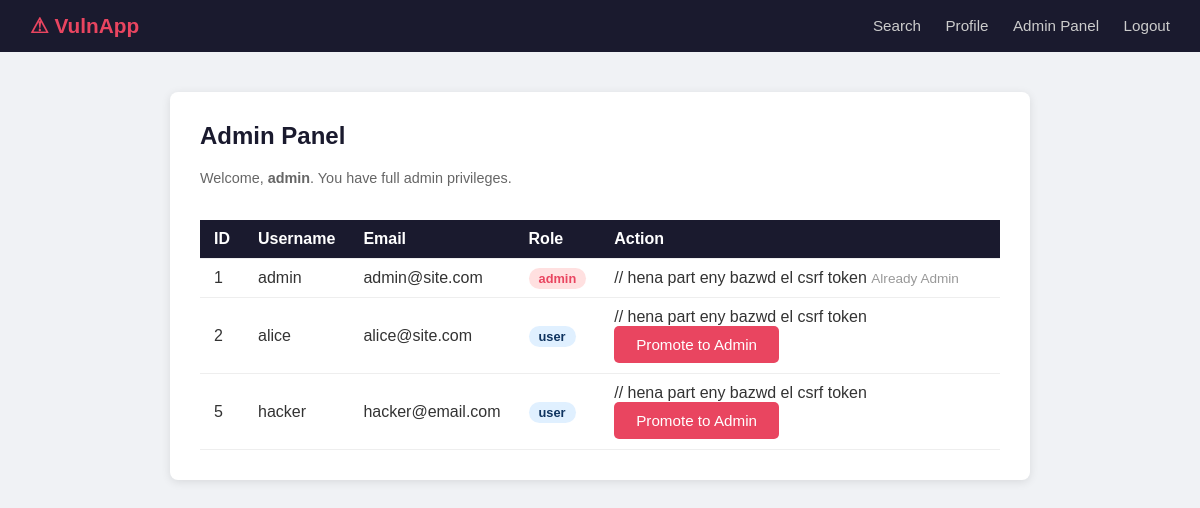
The page /admin (signed in) on the database its author committed.
### tables this page shows
CREATE TABLE users (
            id INTEGER PRIMARY KEY AUTOINCREMENT,
            username TEXT NOT NULL UNIQUE,
            email TEXT NOT NULL UNIQUE,
            password TEXT NOT NULL,
            role TEXT NOT NULL DEFAULT 'user'
        );

### app.py (the view)
@app.route('/admin')
def admin():
    if 'username' not in session or session['role'] != 'admin':
        return redirect(url_for('login'))
    conn = get_db()
    users = conn.execute("SELECT id, username, email, role FROM users").fetchall()
    conn.close()
    return render_template('admin.html',
                           username=session['username'],
                           users=users)

### app.py (called while the page is built)
def get_db():
    conn = sqlite3.connect(DB_PATH)
    conn.row_factory = sqlite3.Row
    return conn

### templates/admin.html (shortened to what this page needs)
{% extends "base.html" %}
{% block content %}
<h2>Admin Panel</h2>
<p>Welcome, <strong>{{ username }}</strong>. You have full admin privileges.</p>
<br>
<table>
    <tr>
        <th>ID</th>
        <th>Username</th>
        <th>Email</th>
        <th>Role</th>
        <th>Action</th>
    </tr>
    {% for user in users %}
    <tr>
        <td>{{ user['id'] }}</td>
        <td>{{ user['username'] }}</td>
        <td>{{ user['email'] }}</td>
        <td>
            <span class="badge {% if user['role'] == 'admin' %}badge-admin{% else %}badge-user{% endif %}">
                {{ user['role'] }}
            </span>
        </td>
        <td>
            // hena part eny bazwd el csrf token
            {% if user['role'] != 'admin' %}
                <form method="POST" action="/promote" style="display:inline;">
                    <button type="submit">Promote to Admin</button>
                </form>
            {% else %}
            <span style="color:#999; font-size:0.85rem;">Already Admin</span>
            {% endif %}
        </td>
    </tr>
    {% endfor %}
</table>
{% endblock %}

### templates/base.html (shortened to what this page needs)
<!DOCTYPE html>
<html lang="en">
<head>
</head>
<body>
{% if session.username %}
<nav>
    <span class="brand">⚠ VulnApp</span>
    <div>
        <a href="/search">Search</a>
        <a href="/profile">Profile</a>
        {% if session.role == 'admin' %}
        <a href="/admin">Admin Panel</a>
        {% endif %}
        <a href="/logout">Logout</a>
    </div>
</nav>
{% endif %}
<div class="container">
    {% block content %}{% endblock %}
</div>
</body>
</html>

### templates/base.html (style rules this page uses)
* { box-sizing: border-box; margin: 0; padding: 0; }
body { font-family: Arial, sans-serif; background: #f0f2f5; color: #333; }
nav { background: #1a1a2e; padding: 14px 30px; display: flex; justify-content: space-between; align-items: center; }
nav .brand { color: #e94560; font-size: 1.3rem; font-weight: bold; }
nav a { color: #ccc; text-decoration: none; margin-left: 20px; font-size: 0.95rem; }
.container { max-width: 860px; margin: 40px auto; background: white; padding: 30px; border-radius: 8px; box-shadow: 0 2px 10px rgba(0,0,0,0.1); }
h2 { margin-bottom: 20px; color: #1a1a2e; }
button, .btn { background: #e94560; color: white; border: none; padding: 10px 22px; border-radius: 5px; cursor: pointer; font-size: 0.95rem; text-decoration: none; display: inline-block; }
table { width: 100%; border-collapse: collapse; margin-top: 16px; }
th, td { text-align: left; padding: 10px 14px; border-bottom: 1px solid #eee; }
th { background: #1a1a2e; color: white; }
.badge { padding: 3px 10px; border-radius: 12px; font-size: 0.8rem; font-weight: bold; }
.badge-admin { background: #ffe0e0; color: #e94560; }
.badge-user { background: #e0f0ff; color: #0f3460; }
p { margin-top: 14px; font-size: 0.9rem; color: #666; }
a { color: #e94560; }

### rows shown on the page
users: id "1", username "admin", email "admin@site.com", role "admin", shows "Already Admin"
users: id "2", username "alice", email "alice@site.com", role "user"
users: id "5", username "hacker", email "hacker@email.com", role "user"

### other values the page prints
{{ username }} "admin"
